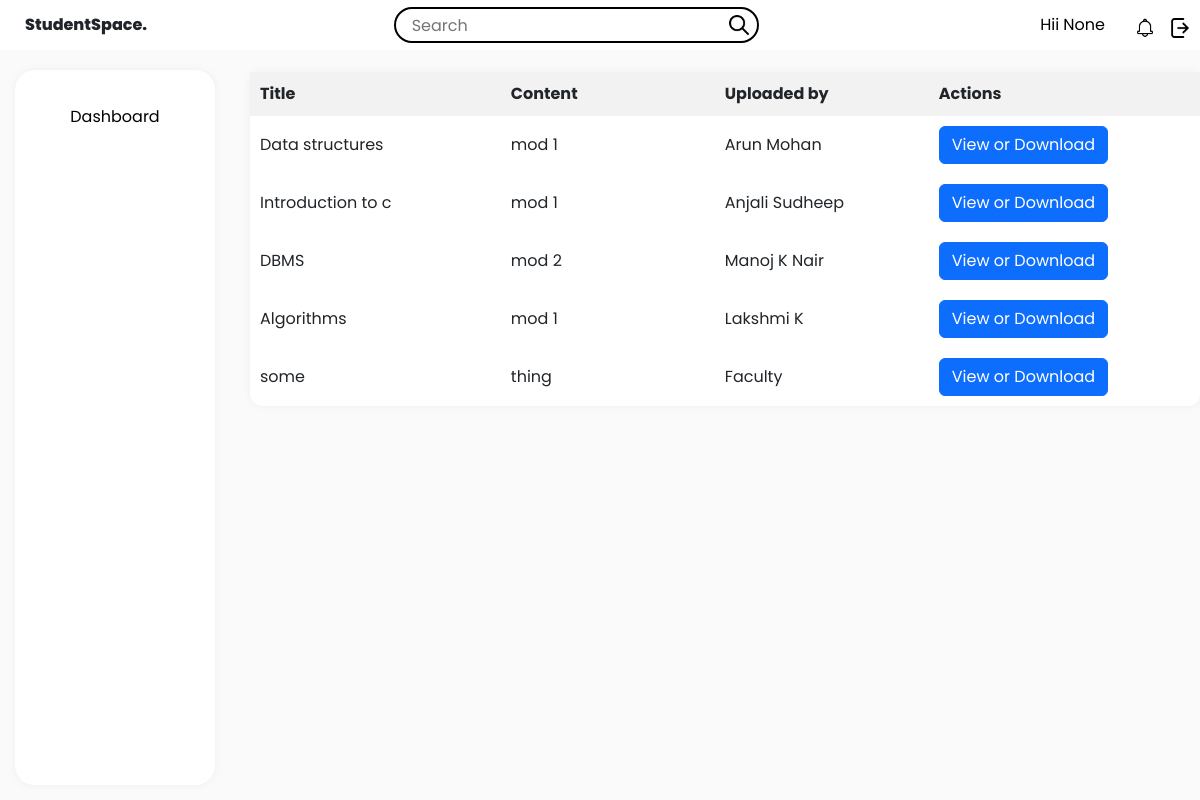
/notes, run on an earlier commit of the app's database.
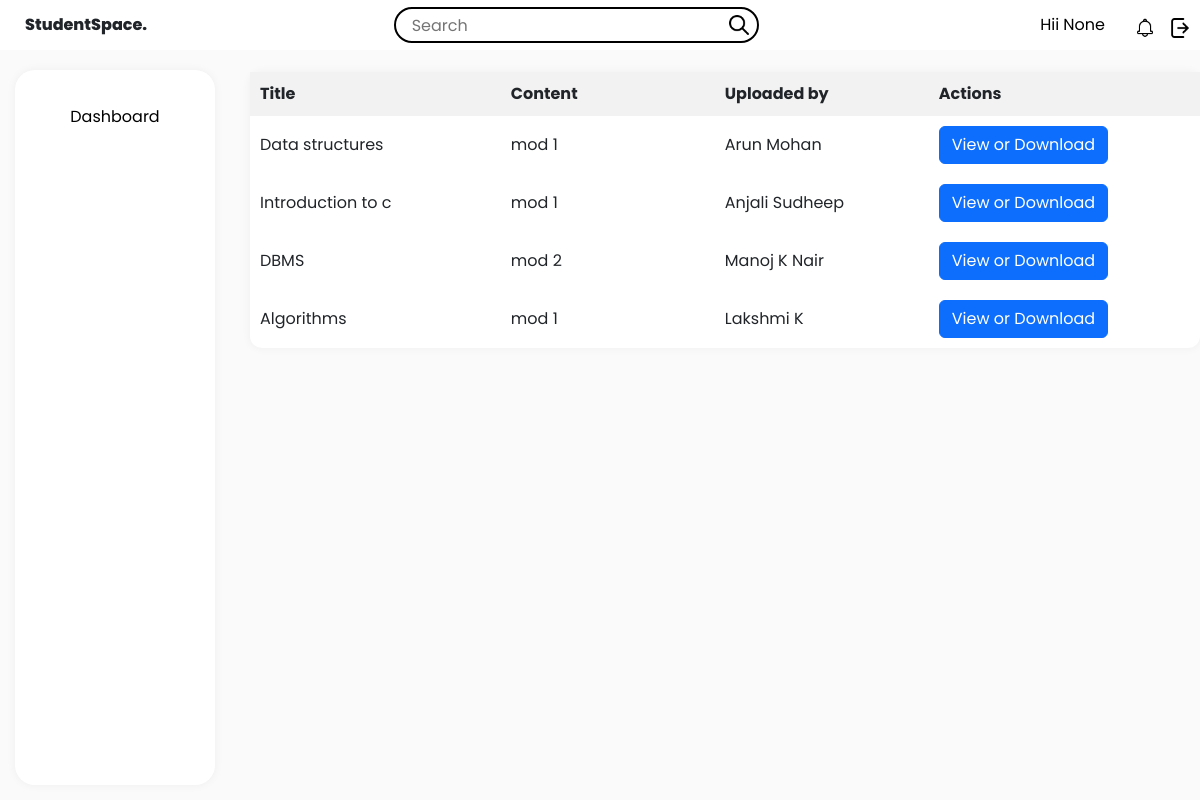
And on a later commit of the database.
### tables this page shows
CREATE TABLE notes(id integer primary key,title text,content text,"uploaded_by" TEXT, "file_url" TEXT);

### app.py (the view, shortened to what this page needs)
@app.route("/notes", methods=['GET', 'POST'])
def notes():
    user_type = session.get("user_type")
    name = session.get("name")
    conn = sqlite3.connect("database.db")
    cursor = conn.cursor()
    cursor.execute("SELECT title, content, uploaded_by, file_url FROM notes")
    notes = [dict(title=row[0], content=row[1], uploaded_by=row[2], file_url=row[3]) for row in cursor.fetchall()]
    return render_template(
        "notes.html",
        notes=notes,
        user_type=user_type,
        name=name
    )

### app.py (called while the page is built)
@app.context_processor
def common_icons():
    admin = "/static/assets/admin.png"
    student = "/static/assets/student.png"
    faculty = "/static/assets/faculty.png"
    search = "/static/assets/search.png"
    notification = "/static/assets/notification.png"
    settings = "/static/assets/settings.png"
    editimage="/static/assets/edit.png"
    return dict(
        search=search,
        notification=notification,
        settings=settings,
        admin=admin,
        faculty=faculty,
        student=student,
        editimage=editimage
    )

### templates/notes.html (shortened to what this page needs)
<!DOCTYPE html>
<html>
<head>
  <link href="https://cdn.jsdelivr.net/npm/bootstrap@5.3.0/dist/css/bootstrap.min.css" rel="stylesheet" />
  <link rel="stylesheet" href="{{ url_for('static', filename='style.css') }}" />
  <link rel="stylesheet" href="{{ url_for('static', filename='notes-style.css') }}" />
</head>
<body>
  <div class="StudentSpace">
    <div class="header">
      <div class="left-section">StudentSpace.</div>
      <div class="middle-section">
        <input class="search-bar" type="text" placeholder="Search" />
        <img class="search-icon" src="{{search}}" />
      </div>
      <div class="right-section">
        <div class="name">
          <a href="{{ url_for('profile') }}" class="name">Hii {{name}} </a>
        </div>
        <div class="notification-icon">
          <img class="notification-icon" src="{{notification}}" />
        </div>
        <div class="settings-icon">
          <a href="{{ url_for('logout') }}"><img class="settings-icon" src="{{settings}}" /></a>
        </div>
      </div>
    </div>
    <div class="sidebar">
      <div class="sidebar-tabs">
        <a
          href="{{ url_for('home', username=username, name=name, user_type=user_type) }}"
          >Dashboard</a
        >
      </div>
    </div>
<div class="main-section">
  <div class="main">
    <table class="note-table">
      <thead>
        <tr>
          <th>Title</th>
          <th>Content</th>
          <th>Uploaded by</th>
          <th>Actions</th>
        </tr>
      </thead>
      <tbody id="notesTableBody">
        {% for note in notes %}
        <tr class="note-row">
          <td>{{ note.title }}</td>
          <td>{{ note.content }}</td>
          <td>{{ note.uploaded_by }}</td>
          <td>
            <a href="{{ note.file_url }}" class="btn btn-primary">View or Download</a>
          </td>
        </tr>
        {% endfor %}
      </tbody>
    </table>
  </div>
</div>
  </div>
</body>
</html>

### static/style.css (style rules this page uses)
* { margin: 0; padding: 0; box-sizing: border-box; font-family: "Poppins", sans-serif; }
body { font-weight: 400; line-height: 1.5; font-size: 16px; }
.StudentSpace { display: flex; flex-direction: column; height: 100vh; }
.header { display: flex; align-items: center; justify-content: space-between; height: 48px; padding: 25px; }
.left-section { font-weight: 800; }
.middle-section { flex: 1; max-width: 400px; display: flex; align-items: center; }
.right-section { display: flex; align-items: center; flex-direction: row; }
.name { color: #000; text-decoration: none; }
.search-bar { flex: 1; height: 36px; padding-left: 16px; border: solid 2px black; border-radius: 48px; }
.sidebar { position: fixed; top: 70px; left: 15px; bottom: 15px; width: 200px; display: flex; flex-direction: column; align-items: center; box-shadow: 0 0 10px rgba(0, 0, 0, 0.05); border-radius: 20px; padding-top: 16px; background-color: white; }
.sidebar-tabs { height: 46px; width: 152px; border-radius: 48px; box-sizing: border-box; text-align: center; display: flex; justify-content: center; align-items: center; line-height: 40px; margin: 8px; transition: box-shadow 0.3s ease; }
.sidebar-tabs a { text-decoration: none; color: #000; }
.main-section { background-color: rgb(250, 250, 250); height: 100%; width: 100%; }
.main { margin-left: 250px; margin-top: 22px; margin-bottom: 15px; display: flex; flex-direction: column; border-radius: 12px; box-shadow: 0 0 10px rgba(0, 0, 0, 0.05); background-color: white; }
.search-icon, .notification-icon, .settings-icon { width: 20px; height: 20px; margin-left: 15px; }
.search-icon { position: relative; right: 45px; }

### static/notes-style.css (style rules this page uses)
.note-table { width: 100%; border-collapse: collapse; border-radius: 20px; }
.note-table th, .note-table td { padding: 10px; width: 100px; text-align: left; }
.note-table th { background-color: #f2f2f2; }

What changed in the data, as far as the page shows it:
removed notes: title "some", content "thing", uploaded_by "Faculty"
